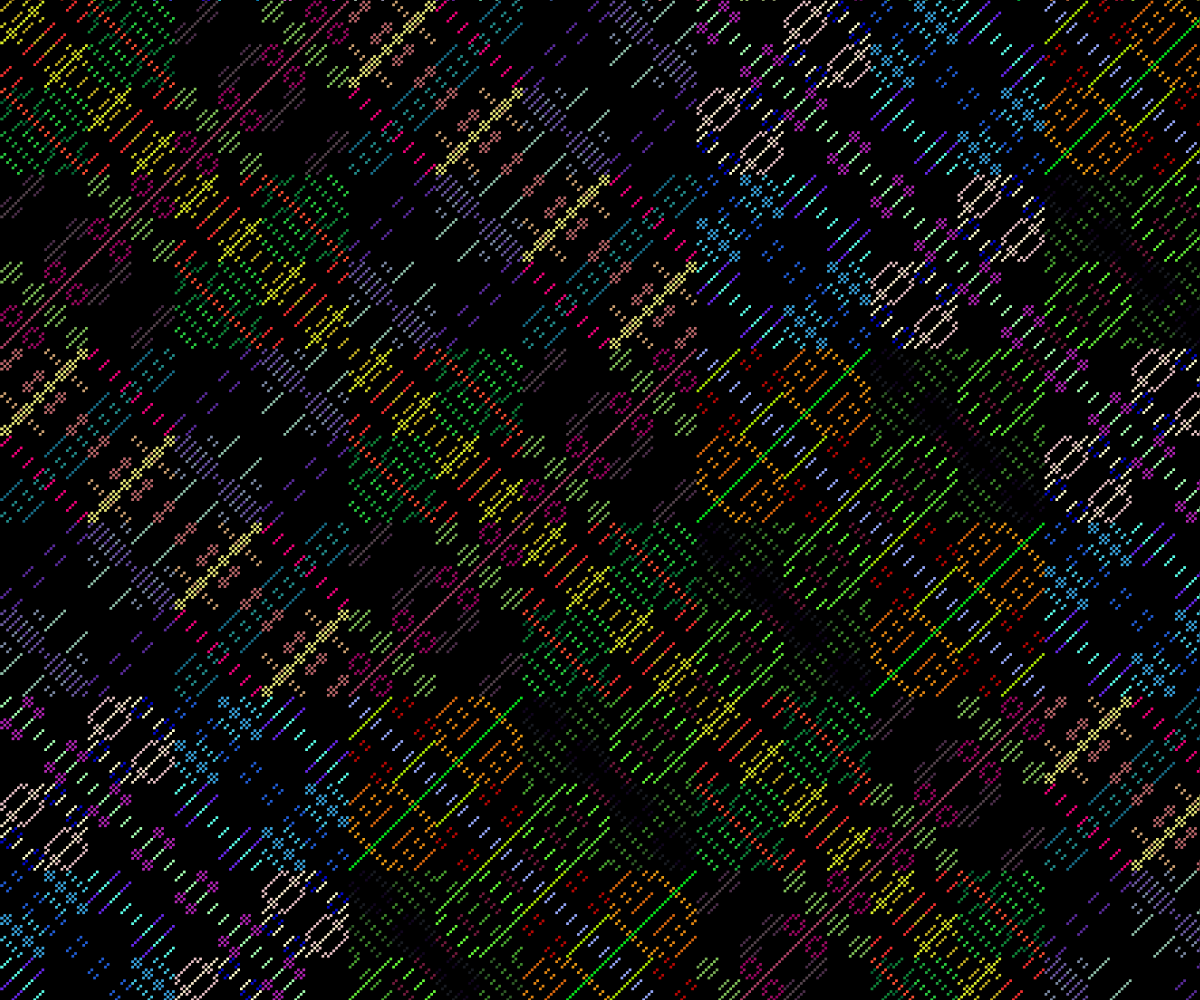
Frame 1 (no input)
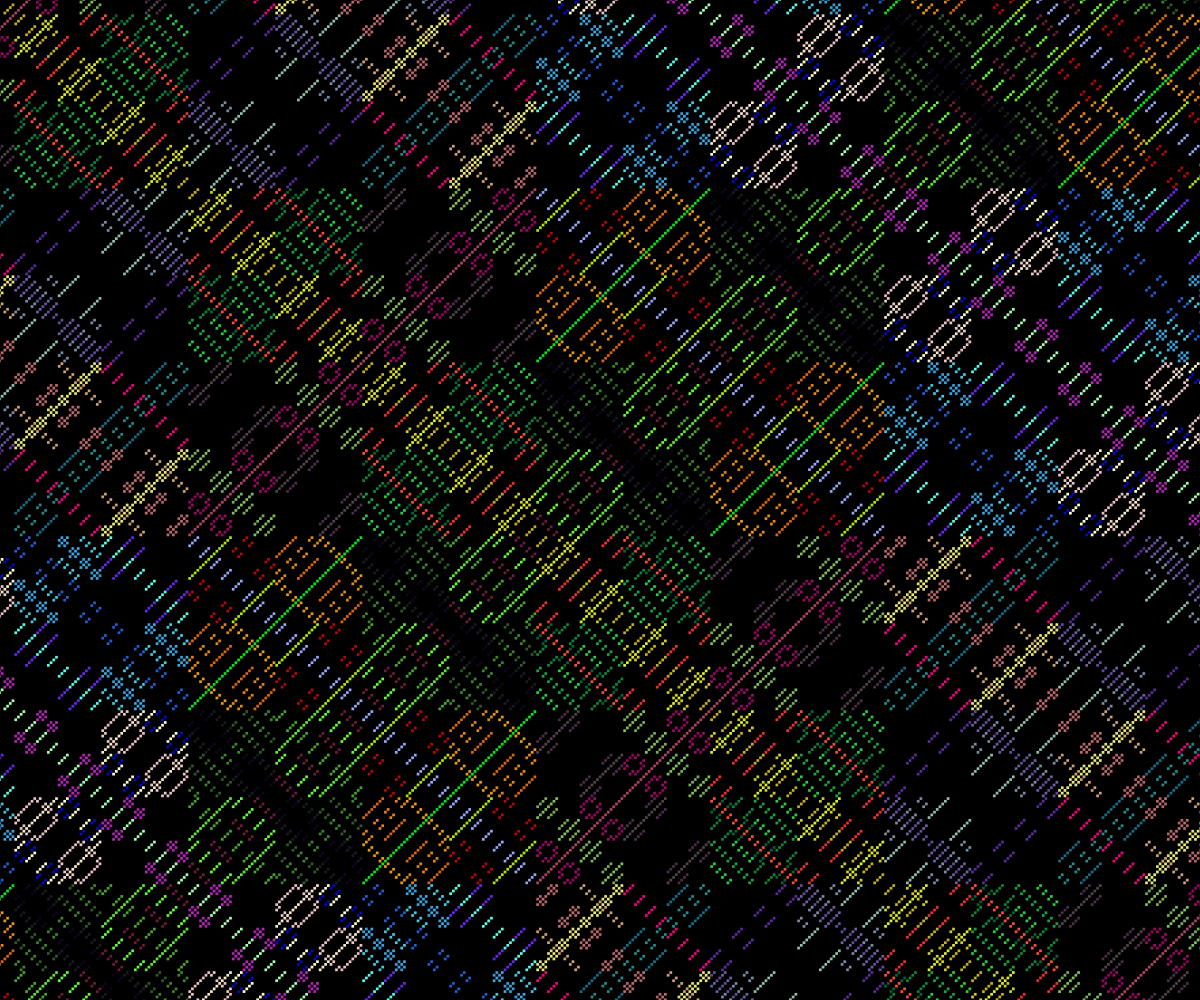
Frame 60 (no input)
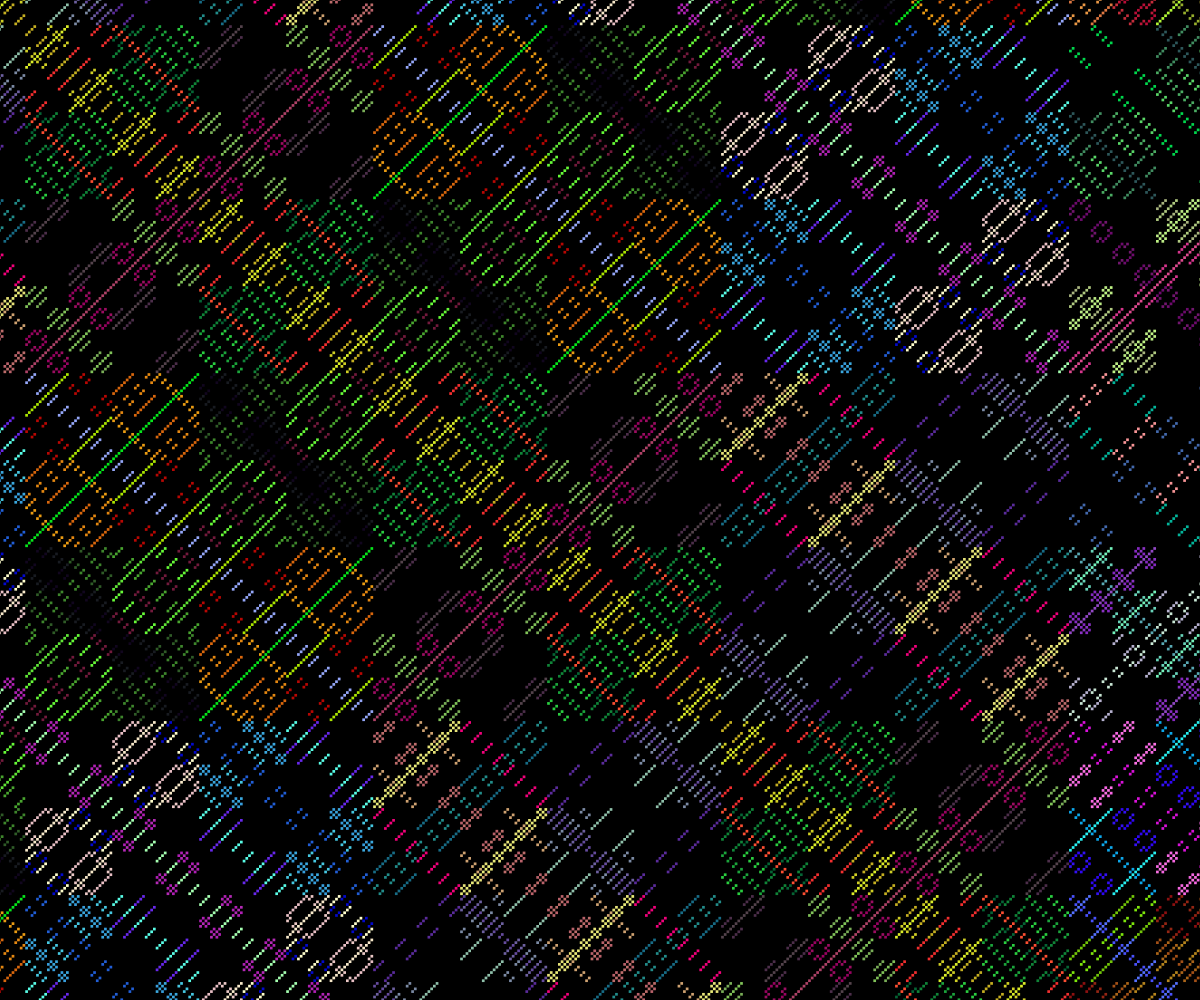
Frame 120 (the mouse pressed at the canvas centre since frame 60)

The p5.js sketch that drew these frames (run headless with seeded random() and noise() and a simulated clock; from frame 60 on, the mouse is pressed at the canvas centre):

// p5.js sketch
// ── sketch.js
let WIDTH = window.innerWidth;
let HEIGHT = window.innerHeight;

let offset = 0;
let rect_size = 2.718281828459045; // eulers number
let image_offset = 0;

let X_LIM = Math.ceil(WIDTH / rect_size);
let Y_LIM = Math.ceil(HEIGHT / rect_size);

let inverted = false;

    
function setup() {
  createCanvas(WIDTH, HEIGHT);
  background(0);
  noStroke();

  frameRate(60);
}   

function rand_colour(seed, inverted = false)  {
    if (seed == 0) {return color(0, 0, 0, 255);}
    let red = ((seed * 15) >> 3) % 256;
    let green = ((seed * 85) >> 4) % 256;
    let blue = ((seed * 72) >> 7) % 256;
    if (!inverted) {return color(red, green, blue, 255);}
    return color(255 - red, 255 - green, 255 - blue, 255);
}

function is_prime(n) {
    if (n <= 1) return false;
    if (n <= 3) return true;

    // Check divisibility up to the square root of n
    for (let i = 2; i * i <= n; i++) {
        if (n % i === 0) return false;
    }
    return true;
}

function draw() {
    background(255 * inverted);
    for (let i = -rect_size; i < X_LIM + 1; i++) {
        for (let j = -rect_size; j < Y_LIM + 1; j++) {
            let n = (i + offset) ^ (j + offset + 8704);
            // console.log(n);
            if (is_prime(n)) {
                let col = rand_colour(n, inverted);
                // stroke(col);
                fill(col);
                // point(i, j);
                rect(i * rect_size - (image_offset), j * rect_size - (image_offset), rect_size, rect_size);
            } 
        }
    }
    // if (image_offset === rect_size) {
       offset += 1;
    //    image_offset = 0;
    // } else {
    //     image_offset += 1;
    // }
}

function windowResized() {
    resizeCanvas(windowWidth, windowHeight);
    WIDTH = windowWidth;
    HEIGHT = windowHeight;
    X_LIM = WIDTH / rect_size;
    Y_LIM = HEIGHT / rect_size;
}

// function keyPressed() {
//     if (keyCode === 73) { // "I" 
//         inverted = !inverted;
//     }
// }
